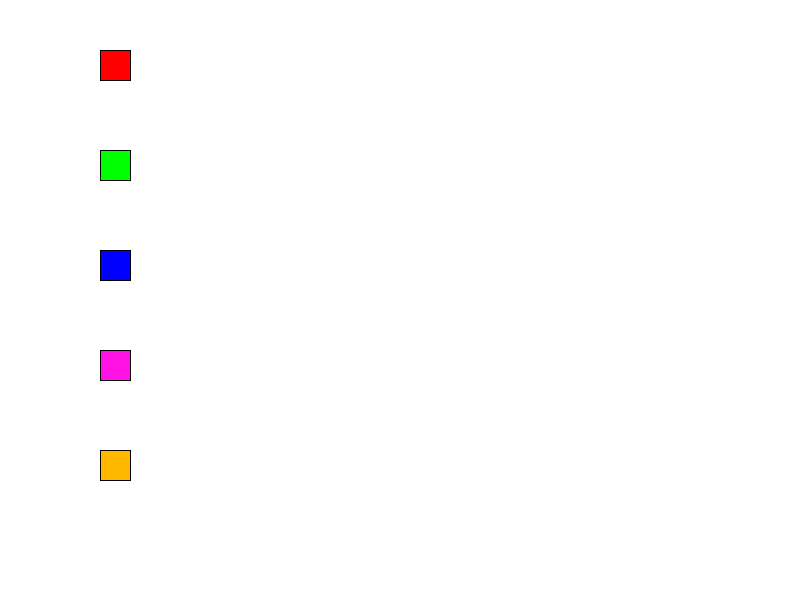
Frame 1 (no input)
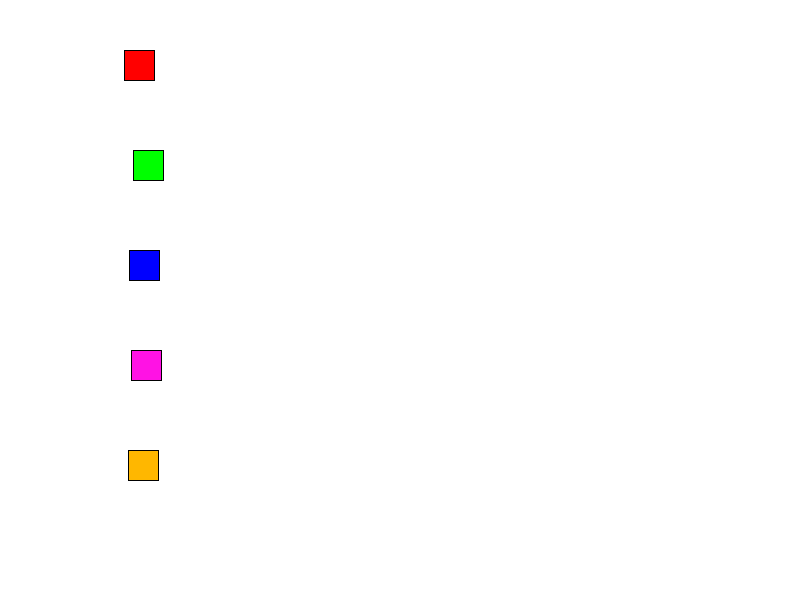
Frame 60 (the mouse pressed at the canvas centre just before this capture)
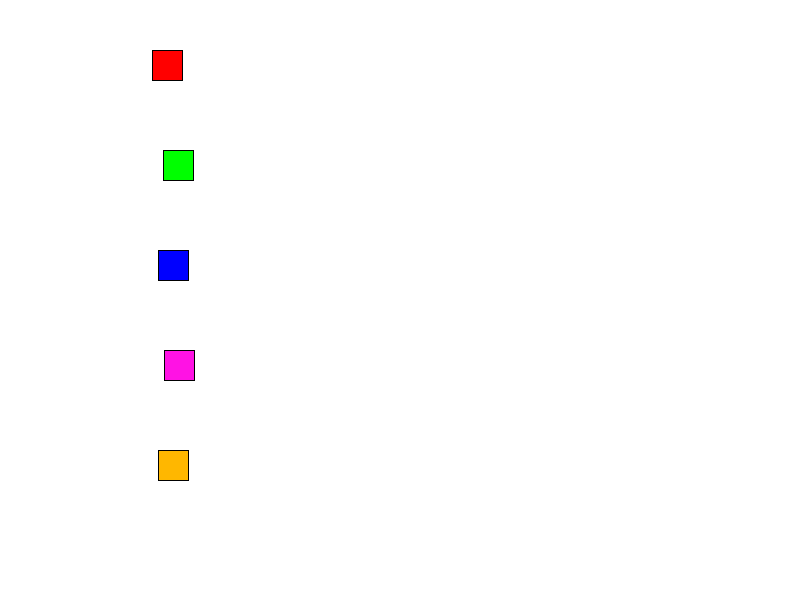
Frame 120 (the mouse held since frame 60 and released just before this capture)

The Processing sketch that drew these frames (run headless with seeded random() and noise(); from frame 60 on, the mouse is pressed at the canvas centre):

// Processing sketch: Sprinters
// ── Sprinters.pde
//Robbie Mills
//Sprinters

Sprinter1 test = new Sprinter1(100, 50, 30, 30);
Sprinter2 test2 = new Sprinter2(100, 150, 30, 30);
Sprinter3 test3 = new Sprinter3(100, 250, 30, 30);
Sprinter4 test4 = new Sprinter4(100, 350, 30, 30);
Sprinter5 test5 = new Sprinter5(100, 450, 30, 30);

void setup() {

  size(800, 600);
}

void draw() {

  background(255);

  test.drawSprinter();
  test.Sprint(random(0, 1));

  test2.drawSprinter();
  test2.Sprint(random(0, 1));

  test3.drawSprinter();
  test3.Sprint(random(0, 1));

  test4.drawSprinter();
  test4.Sprint(random(0, 1));

  test5.drawSprinter();
  test5.Sprint(random(0, 1));
}
// ── Sprinter.pde
class Sprinter {

  float sprinterXpos;
  float sprinterYpos;
  float sprinterWidth;
  float sprinterHeight;

  int col;

  Sprinter() {
  }
}
// ── Sprinter1.pde
class Sprinter1 extends Sprinter {

  Sprinter1(float _sprinterXpos, float _sprinterYpos, float _sprinterWidth, float _sprinterHeight) {

    sprinterXpos = _sprinterXpos;
    sprinterYpos = _sprinterYpos;
    sprinterWidth = _sprinterWidth;
    sprinterHeight = _sprinterHeight;
  }

  void drawSprinter() {

    col = 255;
    fill(col, 0, 0);
    rect(sprinterXpos, sprinterYpos, sprinterWidth, sprinterHeight);
  }


  void Sprint(float speed) {

    sprinterXpos = sprinterXpos + speed;
  }
}
// ── Sprinter2.pde
class Sprinter2 extends Sprinter {

  Sprinter2(float _sprinterXpos, float _sprinterYpos, float _sprinterWidth, float _sprinterHeight) {

    sprinterXpos = _sprinterXpos;
    sprinterYpos = _sprinterYpos;
    sprinterWidth = _sprinterWidth;
    sprinterHeight = _sprinterHeight;
  }

  void drawSprinter() {

    col = 255;
    fill(0, col, 0);
    rect(sprinterXpos, sprinterYpos, sprinterWidth, sprinterHeight);
  }


  void Sprint(float speed) {

    sprinterXpos = sprinterXpos + speed;
  }
}
// ── Sprinter3.pde
class Sprinter3 extends Sprinter {

  Sprinter3(float _sprinterXpos, float _sprinterYpos, float _sprinterWidth, float _sprinterHeight) {

    sprinterXpos = _sprinterXpos;
    sprinterYpos = _sprinterYpos;
    sprinterWidth = _sprinterWidth;
    sprinterHeight = _sprinterHeight;
  }

  void drawSprinter() {

    col = 255;
    fill(0, 0, col);
    rect(sprinterXpos, sprinterYpos, sprinterWidth, sprinterHeight);
  }


  void Sprint(float speed) {

    sprinterXpos = sprinterXpos + speed;
  }
}
// ── Sprinter4.pde
class Sprinter4 extends Sprinter {

  Sprinter4(float _sprinterXpos, float _sprinterYpos, float _sprinterWidth, float _sprinterHeight) {

    sprinterXpos = _sprinterXpos;
    sprinterYpos = _sprinterYpos;
    sprinterWidth = _sprinterWidth;
    sprinterHeight = _sprinterHeight;
  }

  void drawSprinter() {

    col = 255;
    fill(255, 18, 228);
    rect(sprinterXpos, sprinterYpos, sprinterWidth, sprinterHeight);
  }


  void Sprint(float speed) {

    sprinterXpos = sprinterXpos + speed;
  }
}
// ── Sprinter5.pde
class Sprinter5 extends Sprinter {

  Sprinter5(float _sprinterXpos, float _sprinterYpos, float _sprinterWidth, float _sprinterHeight) {

    sprinterXpos = _sprinterXpos;
    sprinterYpos = _sprinterYpos;
    sprinterWidth = _sprinterWidth;
    sprinterHeight = _sprinterHeight;
  }

  void drawSprinter() {

    col = 255;
    fill(255, 183, 0);
    rect(sprinterXpos, sprinterYpos, sprinterWidth, sprinterHeight);
  }


  void Sprint(float speed) {

    sprinterXpos = sprinterXpos + speed;
  }
}
